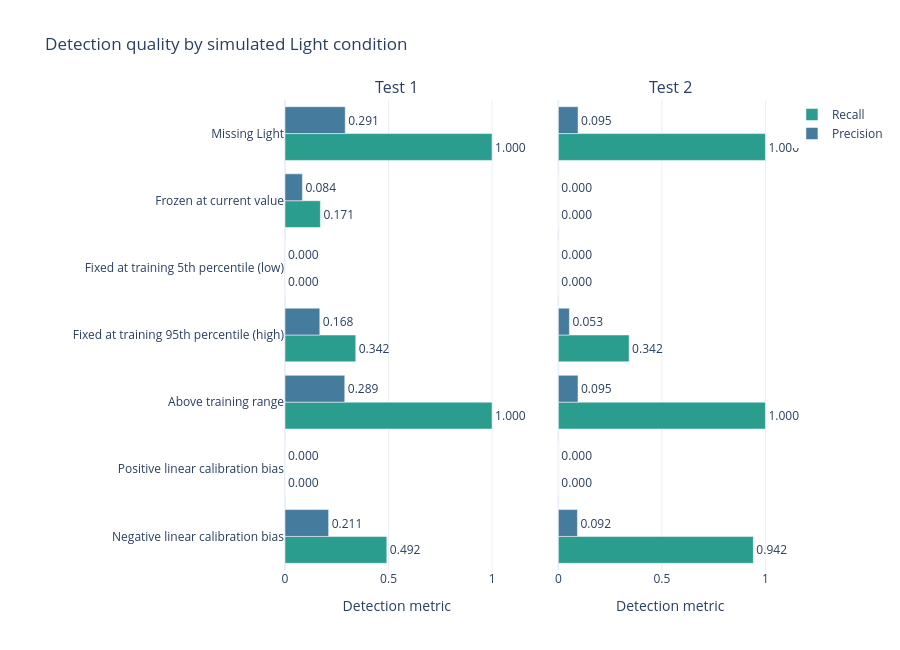

The cell this chart's notebook holds for it:
### Markdown cell above
## 4. Held-out detection precision and recall

Recall asks what share of injected fault rows are detected. Precision asks what share of all alerts actually fall inside the injected episode. Short episodes make precision especially sensitive to alerts elsewhere in the much longer held-out period.

### Code cell
summary = (
    detection.loc[detection["scenario"] != "clean"]
    .groupby(["split", "scenario_label"], as_index=False)[
        ["detection_precision", "detection_recall"]
    ].mean()
)
scenario_order = [
    label for key, label in SCENARIO_LABELS.items() if key != "clean"
]
fig = make_subplots(rows=1, cols=2, subplot_titles=("Test 1", "Test 2"), shared_yaxes=True)
metric_colors = {"detection_precision": "#457b9d", "detection_recall": "#2a9d8f"}
metric_names = {"detection_precision": "Precision", "detection_recall": "Recall"}
for column, split in enumerate(["test_1", "test_2"], start=1):
    split_rows = summary.loc[summary["split"] == split]
    # Draw Precision first so Recall appears above it in each group.
    for metric in ["detection_precision", "detection_recall"]:
        rows = split_rows.copy()
        labels = rows[metric].map(lambda value: f"{value:.3f}")
        fig.add_trace(
            go.Bar(
                x=rows[metric],
                y=rows["scenario_label"],
                orientation="h",
                name=metric_names[metric],
                marker_color=metric_colors[metric],
                text=labels,
                textposition="outside",
                cliponaxis=False,
                showlegend=column == 1,
                hovertemplate=(
                    metric_names[metric]
                    + "<br>%{y}<br>Value: %{x:.3f}<extra></extra>"
                ),
            ),
            row=1,
            col=column,
        )
fig.update_xaxes(range=[0, 1.08], title_text="Detection metric")
fig.update_yaxes(categoryorder="array", categoryarray=list(reversed(scenario_order)))
fig.update_layout(
    template=PLOTLY_TEMPLATE,
    title="Detection quality by simulated Light condition",
    barmode="group",
    legend={"traceorder": "reversed"},
    height=650,
    margin={"l": 285, "r": 40},
)
fig.show()

### Figure 1 — Plotly figure (JSON) as saved in the notebook; plotly's stock layout.template omitted (floating-point values rounded to 4 significant figures)
{"data": [{"cliponaxis": false, "hovertemplate": "Recall<br>%{y}<br>Value: %{x:.3f}<extra></extra>", "marker": {"color": "#2a9d8f"}, "name": "Recall", "orientation": "h", "showlegend": true, "text": ["1.000", "0.000", "0.342", "0.171", "1.000", "0.492", "0.000"], "textposition": "outside", "type": "bar", "x": [1.0, 0.0, 0.3417, 0.1708, 1.0, 0.4917, 0.0], "xaxis": "x", "y": ["Above training range", "Fixed at training 5th percentile (low)", "Fixed at training 95th percentile (high)", "Frozen at current value", "Missing Light", "Negative linear calibration bias", "Positive linear calibration bias"], "yaxis": "y"}, {"cliponaxis": false, "hovertemplate": "Precision<br>%{y}<br>Value: %{x:.3f}<extra></extra>", "marker": {"color": "#457b9d"}, "name": "Precision", "orientation": "h", "showlegend": true, "text": ["0.289", "0.000", "0.168", "0.084", "0.291", "0.211", "0.000"], "textposition": "outside", "type": "bar", "x": [0.2886, 0.0, 0.168, 0.08402, 0.2909, 0.2107, 0.0], "xaxis": "x", "y": ["Above training range", "Fixed at training 5th percentile (low)", "Fixed at training 95th percentile (high)", "Frozen at current value", "Missing Light", "Negative linear calibration bias", "Positive linear calibration bias"], "yaxis": "y"}, {"cliponaxis": false, "hovertemplate": "Recall<br>%{y}<br>Value: %{x:.3f}<extra></extra>", "marker": {"color": "#2a9d8f"}, "name": "Recall", "orientation": "h", "showlegend": false, "text": ["1.000", "0.000", "0.342", "0.000", "1.000", "0.942", "0.000"], "textposition": "outside", "type": "bar", "x": [1.0, 0.0, 0.3417, 0.0, 1.0, 0.9417, 0.0], "xaxis": "x2", "y": ["Above training range", "Fixed at training 5th percentile (low)", "Fixed at training 95th percentile (high)", "Frozen at current value", "Missing Light", "Negative linear calibration bias", "Positive linear calibration bias"], "yaxis": "y2"}, {"cliponaxis": false, "hovertemplate": "Precision<br>%{y}<br>Value: %{x:.3f}<extra></extra>", "marker": {"color": "#457b9d"}, "name": "Precision", "orientation": "h", "showlegend": false, "text": ["0.095", "0.000", "0.053", "0.000", "0.095", "0.092", "0.000"], "textposition": "outside", "type": "bar", "x": [0.09491, 0.0, 0.05325, 0.0, 0.09515, 0.09208, 0.0], "xaxis": "x2", "y": ["Above training range", "Fixed at training 5th percentile (low)", "Fixed at training 95th percentile (high)", "Frozen at current value", "Missing Light", "Negative linear calibration bias", "Positive linear calibration bias"], "yaxis": "y2"}], "layout": {"annotations": [{"font": {"size": 16}, "showarrow": false, "text": "Test 1", "x": 0.225, "xanchor": "center", "xref": "paper", "y": 1, "yanchor": "bottom", "yref": "paper"}, {"font": {"size": 16}, "showarrow": false, "text": "Test 2", "x": 0.775, "xanchor": "center", "xref": "paper", "y": 1, "yanchor": "bottom", "yref": "paper"}], "barmode": "group", "height": 650, "margin": {"l": 285, "r": 40}, "title": {"text": "Detection quality by simulated Light condition"}, "xaxis": {"anchor": "y", "domain": [0, 0.45], "range": [0, 1.08], "title": {"text": "Detection metric"}}, "xaxis2": {"anchor": "y2", "domain": [0.55, 1], "range": [0, 1.08], "title": {"text": "Detection metric"}}, "yaxis": {"anchor": "x", "categoryarray": ["Negative linear calibration bias", "Positive linear calibration bias", "Above training range", "Fixed at training 95th percentile (high)", "Fixed at training 5th percentile (low)", "Frozen at current value", "Missing Light"], "categoryorder": "array", "domain": [0, 1]}, "yaxis2": {"anchor": "x2", "categoryarray": ["Negative linear calibration bias", "Positive linear calibration bias", "Above training range", "Fixed at training 95th percentile (high)", "Fixed at training 5th percentile (low)", "Frozen at current value", "Missing Light"], "categoryorder": "array", "domain": [0, 1], "matches": "y", "showticklabels": false}}}
